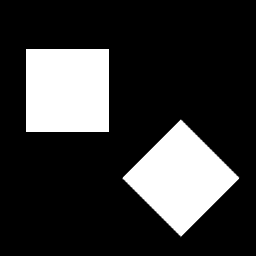
%> input picture 7. Hough Lab/squares.png, 256 x 256 px
$ octave H3_Squares.m   (GNU Octave 9; MATLAB toolbox functions it lacks are replaced by stand-ins)
%> lines starting %> are read from the running program, lines starting %| are printed output that depends on the picture; in (x1, y1, x2, y2) boxes, pixels count from 0 and x2, y2 are one past the last pixel; in counts of white or black regions, pixels touching at a corner belong together; the program's own positions count from 1
% Create a new section
close all; clearvars; clc;

originalImage = imread('squares.png');
%> originalImage is the input picture: size 256x256 uint8; min 0, max 255, mean 53.6
edgesImage = edge(originalImage, 'Canny');
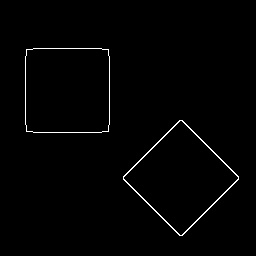
%> edgesImage: size 256x256 logical; 1.2% white in thin lines or dots, all inside (x1, y1, x2, y2) = (25, 48, 239, 236)
[H, theta, rho] = hough(edgesImage);
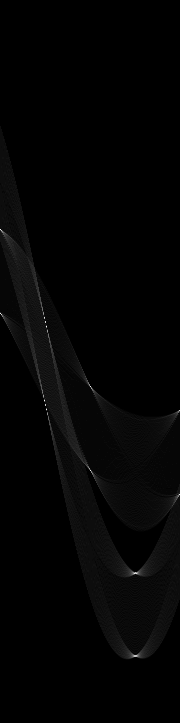
%> H: size 723x180 double; min 0, max 73, mean 1.1; drawn with min black and max white
%> theta = 180 values from -90 to 89; rho = 723 values from -361 to 361

% Display results in subplots
figure('Name', 'Hough Transform Results');
colormap(gray);

% Original image
subplot(2, 2, 1);
imshow(originalImage);
title('Original Image');
axis on;

% Hough space
subplot(2, 2, 2);
imshow(imadjust(mat2gray(H)), 'XData', theta, 'YData', rho, 'InitialMagnification', 'fit');
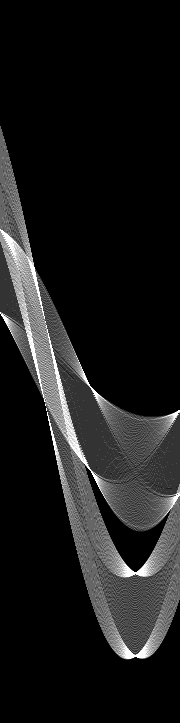
%> displayed picture: size 723x180, on the screen's scale of 0 to 255; min 0, max 255, mean 26.5
title('Hough Space');
xlabel('Theta (degrees)');
ylabel('Rho');
axis on;
axis normal;
hold on;

% Edges
subplot(2, 2, 3);
imshow(edgesImage);
title('Edges');
axis on;

% Are the expected number of maxima visible?
subplot(2, 2, 4);
imshow(imadjust(mat2gray(H)), 'XData', theta, 'YData', rho, 'InitialMagnification', 'fit');
title('Hough Space with Expected Maxima');
xlabel('Theta (degrees)');
ylabel('Rho');
axis on;
axis normal;
hold on;

% Use houghpeaks to look for 8 maxima
peaks = houghpeaks(H, 8, 'NHoodSize', [19, 19]);
%> peaks = [230 1; 401 45; 327 47; 314 1; 387 91; 471 91; 574 135; 656 136]

% Plot maxima in Hough space
plot(theta(peaks(:, 2)), rho(peaks(:, 1)), 'o', 'MarkerSize', 10, 'MarkerEdgeColor', 'r', 'LineWidth', 2);

% Find and display lines in the image using houghlines
lines = houghlines(edgesImage, theta, rho, peaks);
%> lines = 8 lines; point1 to point2 (x, y): (181, 121) to (239, 177), (124, 179) to (180, 121), (182, 236) to (239, 179), (124, 179) to (179, 235), (34, 133) to (102, 133), (34, 49) to (102, 49), (26, 57) to (26, 125), (110, 57) to (110, 125)

% Display the lines on the original image
subplot(2, 2, 1);
hold on;
for k = 1:length(lines)
    xy = [lines(k).point1; lines(k).point2];
    plot(xy(:, 1), xy(:, 2), 'LineWidth', 2, 'Color', 'g');
end
%> this loop made 8 passes
%> xy on passes 1 to 8: [34 133; 102 133], [181 121; 239 177], [124 179; 179 235], [34 49; 102 49], [26 57; 26 125], [110 57; 110 125], [124 179; 180 121], [182 236; 239 179]
hold off;

% Display the lines in the Hough space with maxima marked
subplot(2, 2, 2);
for k = 1:length(lines)
    plot(lines(k).theta, lines(k).rho, 'g', 'LineWidth', 2);
end
%> this loop made 8 passes
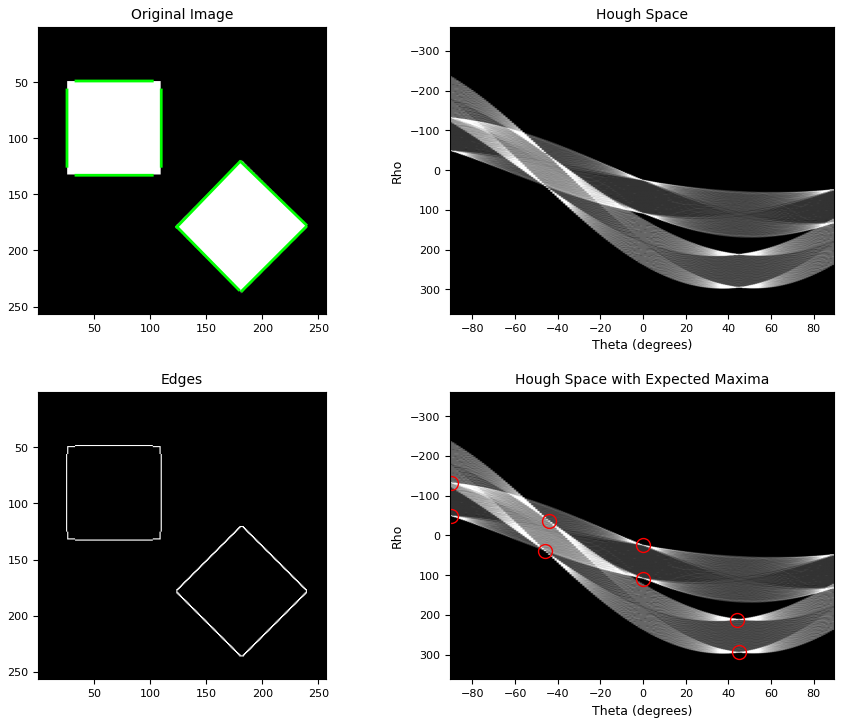
%> figure redrawn from the program's plot data, 4 panels
hold off;
